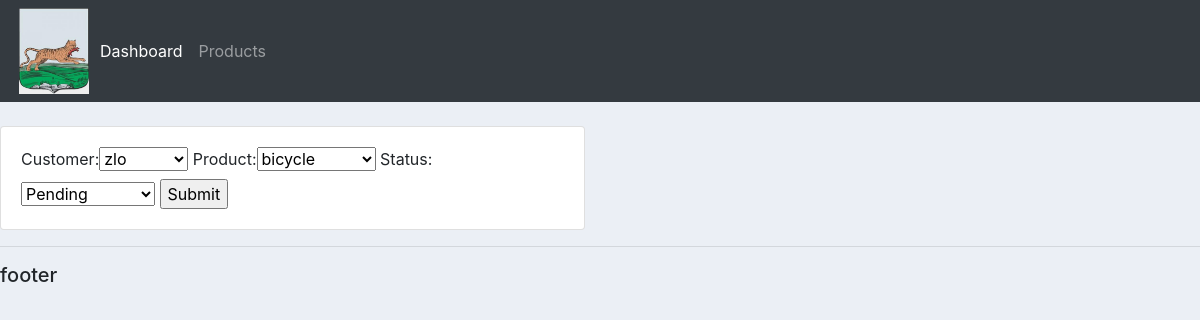
The page /update_order/dashboard/98/ on the database its author committed.
### accounts/models.py (models this page shows, shortened)
class Order(models.Model):
    STATUS = (
        ('Pending', 'Pending'),
        ('Out of delivery', 'Out of delivery'),
        ('Delivered', 'Delivered'),
    )
    customer = models.ForeignKey(Customer, null=True, on_delete=models.SET_NULL)
    product = models.ForeignKey(Product, null=True, on_delete=models.SET_NULL)
    date_created = models.DateTimeField(auto_now_add=True, null=True)
    status = models.CharField(max_length=200, null=True, choices=STATUS)

### accounts/views.py (the view, shortened to what this page needs)
# urls.py: path('update_order/<str:whereis>/<str:pk>/', views.updateOrder, name='update_order'),
def updateOrder(request, whereis, pk):
    order = Order.objects.get(id=pk)
    form = OrderForm(instance=order)
    context = {'form': form}
    return render(request, 'accounts/order_form.html', context)

### accounts/forms.py
class OrderForm(ModelForm):
    class Meta:
        model = Order
        fields = '__all__'

### accounts/models.py (called while the page is built)
    def __str__(self):
        return self.name

    def __str__(self):
        return self.name

### accounts/templates/accounts/order_form.html (shortened to what this page needs)
{% extends "accounts/base.html" %}
{% load static %}
{% block content %}
    <br>
    <div class="row">
        <div class="col-md-6">
            <div class="card card-body">
                <form action="" method="post">
                    {{ form }}
                    <input type="submit" value="Submit">
                </form>
            </div>
        </div>
    </div>
{% endblock %}

### accounts/static/css/main.css (style rules this page uses)
body { background-color: #ebeff5; }

### rows shown on the page
Order: customer "zlo", product "bicycle", status "Pending"
